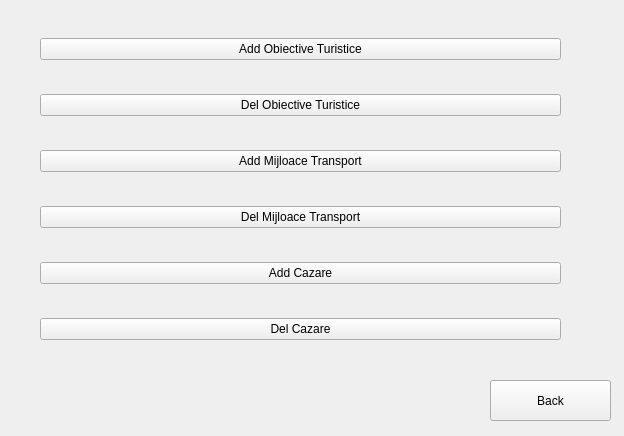
<?xml version="1.0" encoding="UTF-8"?>
<ui version="4.0">
 <class>adminmeniu</class>
 <widget class="QWidget" name="adminmeniu">
  <property name="geometry">
   <rect>
    <x>0</x>
    <y>0</y>
    <width>624</width>
    <height>436</height>
   </rect>
  </property>
  <property name="windowTitle">
   <string>Form</string>
  </property>
  <widget class="QWidget" name="layoutWidget">
   <property name="geometry">
    <rect>
     <x>40</x>
     <y>10</y>
     <width>521</width>
     <height>361</height>
    </rect>
   </property>
   <layout class="QVBoxLayout" name="verticalLayout">
    <item>
     <widget class="QPushButton" name="addObiectiv">
      <property name="text">
       <string>Add Obiective Turistice</string>
      </property>
     </widget>
    </item>
    <item>
     <widget class="QPushButton" name="delObiectiv">
      <property name="text">
       <string>Del Obiective Turistice</string>
      </property>
     </widget>
    </item>
    <item>
     <widget class="QPushButton" name="addTransport">
      <property name="text">
       <string>Add Mijloace Transport</string>
      </property>
     </widget>
    </item>
    <item>
     <widget class="QPushButton" name="pushButton_4">
      <property name="text">
       <string>Del Mijloace Transport</string>
      </property>
     </widget>
    </item>
    <item>
     <widget class="QPushButton" name="addCazare">
      <property name="text">
       <string>Add Cazare</string>
      </property>
     </widget>
    </item>
    <item>
     <widget class="QPushButton" name="delCazare">
      <property name="text">
       <string>Del Cazare</string>
      </property>
     </widget>
    </item>
   </layout>
  </widget>
  <widget class="QPushButton" name="pushButton">
   <property name="geometry">
    <rect>
     <x>490</x>
     <y>380</y>
     <width>121</width>
     <height>41</height>
    </rect>
   </property>
   <property name="text">
    <string>Back</string>
   </property>
  </widget>
 </widget>
 <resources/>
 <connections/>
</ui>
